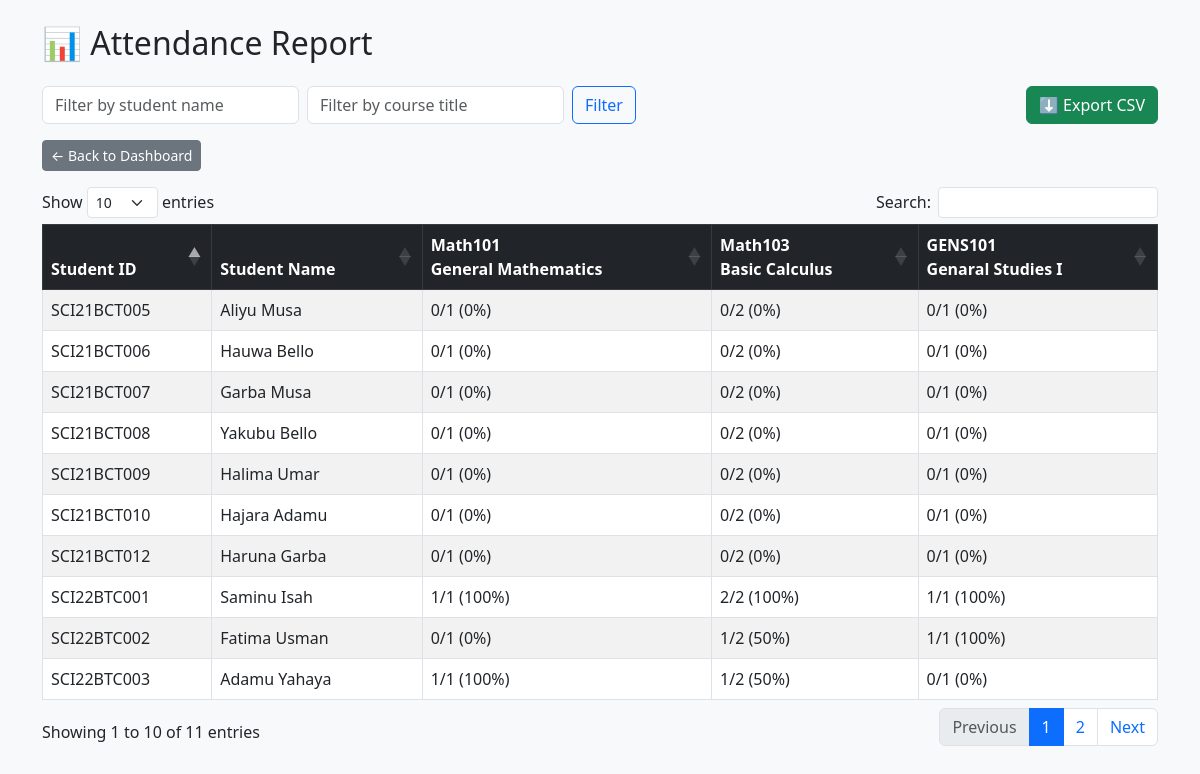
Screenshot of /reports/attendance_report.php (signed in) with the database file from the repository.
### tables this page shows
CREATE TABLE `courses` (
  `id` int(11) NOT NULL,
  `course_code` varchar(50) NOT NULL,
  `title` varchar(100) NOT NULL,
  `teacher_id` int(11) DEFAULT NULL
);

CREATE TABLE `students` (
  `id` int(11) NOT NULL,
  `student_id` varchar(50) NOT NULL,
  `name` varchar(100) NOT NULL,
  `department` varchar(255) NOT NULL,
  `level` varchar(50) NOT NULL,
  `email` varchar(100) DEFAULT NULL,
  `password` varchar(255) DEFAULT NULL
);

### reports/attendance_report.php (the view, shortened to what this page needs)
<?php
require '../includes/db.php';
$students_result = mysqli_query($conn, "SELECT id, student_id, name FROM students");
$students = [];
while ($row = mysqli_fetch_assoc($students_result)) {
    $students[$row['id']] = $row;
}
$courses_result = mysqli_query($conn, "SELECT id, course_code, title FROM courses");
$courses = [];
while ($row = mysqli_fetch_assoc($courses_result)) {
    $courses[$row['id']] = $row;
}
$attendance_result = mysqli_query($conn, "
    SELECT student_id, course_id, COUNT(*) as count
    FROM attendance
    GROUP BY student_id, course_id
");
$attendance_data = [];
while ($row = mysqli_fetch_assoc($attendance_result)) {
    $attendance_data[$row['student_id']][$row['course_id']] = $row['count'];
}
$course_totals_result = mysqli_query($conn, "
    SELECT course_id, DATE(attendance_time) AS day, COUNT(DISTINCT attendance_time)
    FROM attendance
    GROUP BY course_id, day
");
$course_days = [];
while ($row = mysqli_fetch_assoc($course_totals_result)) {
    $course_id = $row['course_id'];
    if (!isset($course_days[$course_id])) {
        $course_days[$course_id] = 0;
    }
    $course_days[$course_id]++;
}
?>
<!DOCTYPE html>
<html lang="en">
<head>
    <link href="https://cdn.jsdelivr.net/npm/bootstrap@5.3.0/dist/css/bootstrap.min.css" rel="stylesheet">
    <link rel="stylesheet" href="https://cdn.datatables.net/1.13.6/css/dataTables.bootstrap5.min.css">
</head>
<body class="bg-light">
<div class="container mt-4">
    <h2 class="mb-4">📊 Attendance Report</h2>
    <div class="d-flex justify-content-between mb-3">
        <form method="GET" class="d-flex">
            <input type="text" name="student" placeholder="Filter by student name" class="form-control me-2"
                value="<?= htmlspecialchars($_GET['student'] ?? '') ?>">
            <input type="text" name="course" placeholder="Filter by course title" class="form-control me-2"
                value="<?= htmlspecialchars($_GET['course'] ?? '') ?>">
            <button class="btn btn-outline-primary">Filter</button>
        </form>
        <a href="export_attendance_csv.php" class="btn btn-success">⬇️ Export CSV</a>
    </div>
    <a href="../dashboard/index.php" class="btn btn-secondary btn-sm mb-3">← Back to Dashboard</a>
    <div class="table-responsive">
        <table id="attendanceTable" class="table table-bordered table-striped">
            <thead class="table-dark">
                <tr>
                    <th>Student ID</th>
                    <th>Student Name</th>
                    <?php foreach ($courses as $course): ?>
                        <th><?= htmlspecialchars($course['course_code']) ?><br><?= htmlspecialchars($course['title']) ?></th>
                    <?php endforeach; ?>
                </tr>
            </thead>
            <tbody>
                <?php foreach ($students as $student_id => $student): ?>
                    <tr>
                        <td><?= htmlspecialchars($student['student_id']) ?></td>
                        <td><?= htmlspecialchars($student['name']) ?></td>
                        <?php foreach ($courses as $course_id => $course): ?>
                            <?php
                            $present = $attendance_data[$student_id][$course_id] ?? 0;
                            $total = $course_days[$course_id] ?? 0;
                            $percent = $total > 0 ? round(($present / $total) * 100) : 0;
                            ?>
                            <td><?= $present ?>/<?= $total ?> (<?= $percent ?>%)</td>
                        <?php endforeach; ?>
                    </tr>
                <?php endforeach; ?>
            </tbody>
        </table>
    </div>
</div>
</body>
</html>

### rows the page displays
courses: course_code "Math101", title "General Mathematics", present "1", total "1", percent "100", present "0", percent "0"
courses: course_code "Math103", title "Basic Calculus", present "2", total "2", percent "100", present "1", percent "50", present "0", percent "0"
courses: course_code "GENS101", title "Genaral Studies I", present "1", total "1", percent "100", present "0", percent "0"
students: student "SCI22BTC001", name "Saminu Isah"
students: student "SCI22BTC002", name "Fatima Usman"
students: student "SCI22BTC003", name "Adamu Yahaya"
students: student "SCI21BCT005", name "Aliyu Musa"
students: student "SCI21BCT006", name "Hauwa Bello"
students: student "SCI21BCT007", name "Garba Musa"
students: student "SCI21BCT008", name "Yakubu Bello"
students: student "SCI21BCT009", name "Halima Umar"
students: student "SCI21BCT010", name "Hajara Adamu"
students: student "SCI21BCT012", name "Haruna Garba"
